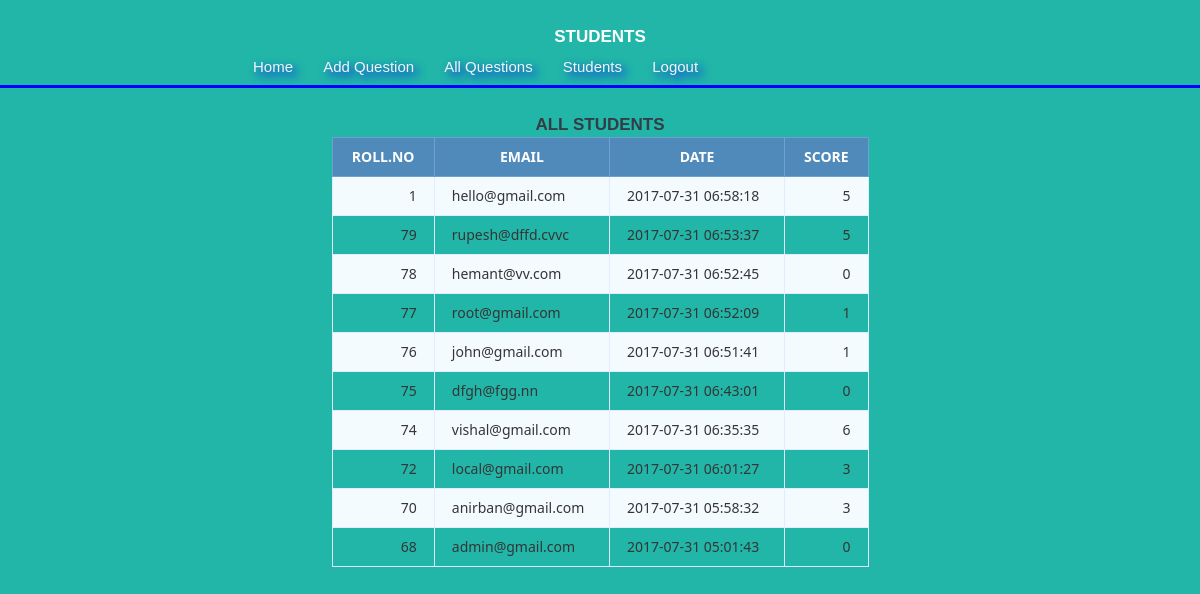
Page /players.php (signed in) on the committed database.
### tables this page shows
CREATE TABLE `users` (
  `id` int(11) NOT NULL,
  `email` varchar(225) NOT NULL,
  `played_on` varchar(225) NOT NULL,
  `score` int(11) NOT NULL DEFAULT '0'
);

### players.php (the view, shortened to what this page needs)
<?php include "connection.php";
if (isset($_SESSION['admin'])) {
?>
<!DOCTYPE html>
<html>
	<head>
		<link rel="stylesheet" type="text/css" href="css/style.css">
		<link rel="stylesheet" type="text/css" href="css/style1.css">
	</head>
	<body style="background:#21B6A8;">
		<header>
			<div class="container">
				<h1>Students</h1>
				<a href="index.php" class="start">Home</a>
				<a href="add.php" class="start">Add Question</a>
				<a href="allquestions.php" class="start">All Questions</a>
				<a href="players.php" class="start">Students</a>
				<a href="exit.php" class="start">Logout</a>
			</div>
		</header>
	<h1> All Students</h1>
	<table class="data-table">
		<thead>
			<tr>
			<th>Roll.No</th>
			<th>Email</th>
			<th>Date</th>
			<th>Score</th>
			</tr>
		</thead>
		<tbody>
		<?php
            $query = "SELECT * FROM users ORDER BY played_on DESC";
            $select_players = mysqli_query($conn, $query) or die(mysqli_error($conn));
            if (mysqli_num_rows($select_players) > 0 ) {
            while ($row = mysqli_fetch_array($select_players)) {
                $id = $row['id'];
                $email = $row['email'];
                $played_on = $row['played_on'];
                $score = $row['score'];
                echo "<tr>";
                echo "<td>$id</td>";
                echo "<td>$email</td>";
                echo "<td>$played_on</td>";
                echo "<td>$score</td>";
                echo "</tr>";
             }
         }
        ?>
		</tbody>
	</table>
</body>
</html>
<?php }
else {
	header("location: admin.php");
}
?>

### css/style.css (style rules this page uses)
body { font-family: arial; font-size: 15px; line-height: 1.6em; }
a { text-decoration: none; }
.container { width: 60%; margin: 0 auto; overflow: auto; }
header { border-bottom: 3px blue solid; color: white; }
a.start { display: inline-block; color: #f4f4f4; background: #00000000; font-family: 'Gill Sans', 'Gill Sans MT', Calibri, 'Trebuchet MS', sans-serif; padding:6px 13px; text-shadow: 4px 4px 10px blue; }

### css/style1.css (style rules this page uses)
body { font-size: 15px; color: #343d44; font-family: "segoe-ui", "open-sans", tahoma, arial; padding: 0; margin: 0; }
table { margin: auto; font-family: "Lucida Sans Unicode", "Lucida Grande", "Segoe Ui"; font-size: 12px; }
h1 { margin: 25px auto 0; text-align: center; text-transform: uppercase; font-size: 17px; }
table td { transition: all .5s; }
.data-table { border-collapse: collapse; font-size: 14px; min-width: 537px; }
.data-table th, .data-table td { border: 1px solid #e1edff; padding: 7px 17px; }
.data-table thead th { background-color: #508abb; color: #FFFFFF; border-color: #6ea1cc !important; text-transform: uppercase; }
.data-table tbody td { color: #353535; }
.data-table tbody td:first-child, .data-table tbody td:nth-child(4), .data-table tbody td:last-child { text-align: right; }
.data-table tbody tr:nth-child(odd) td { background-color: #f4fbff; }

### rows in the picture
users: id "1", email "hello@gmail.com", played_on "2017-07-31 06:58:18", score "5"
users: id "79", email "rupesh@dffd.cvvc", played_on "2017-07-31 06:53:37", score "5"
users: id "78", email "hemant@vv.com", played_on "2017-07-31 06:52:45", score "0"
users: id "77", email "root@gmail.com", played_on "2017-07-31 06:52:09", score "1"
users: id "76", email "john@gmail.com", played_on "2017-07-31 06:51:41", score "1"
users: id "75", email "dfgh@fgg.nn", played_on "2017-07-31 06:43:01", score "0"
users: id "74", email "vishal@gmail.com", played_on "2017-07-31 06:35:35", score "6"
users: id "72", email "local@gmail.com", played_on "2017-07-31 06:01:27", score "3"
users: id "70", email "anirban@gmail.com", played_on "2017-07-31 05:58:32", score "3"
users: id "68", email "admin@gmail.com", played_on "2017-07-31 05:01:43", score "0"
